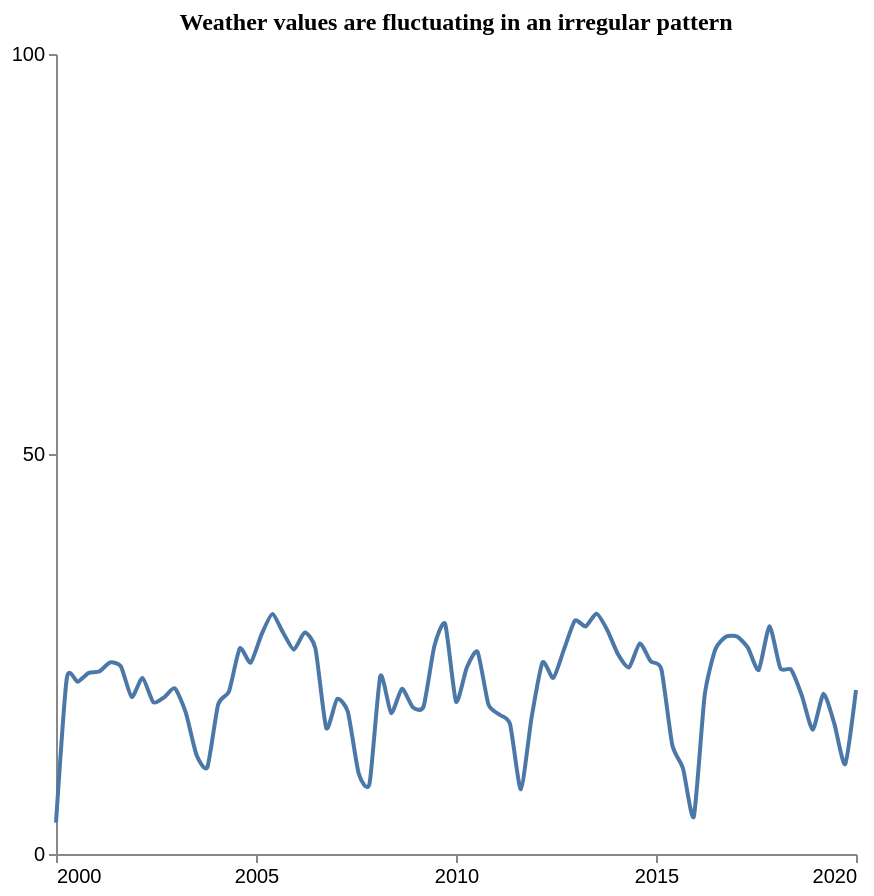

Write the Vega-Lite specification saved for this chart.
### Vega-Lite specification from a JSON file in a GitHub repository (floating-point values rounded to 4 significant figures)
{"$schema": "https://vega.github.io/schema/vega-lite/v5.json", "description": "Pattern: Periodic", "data": {"values": [{"X": 2000.0, "Y": 3.919}, {"X": 2000.0, "Y": 21.98}, {"X": 2001.0, "Y": 21.52}, {"X": 2001.0, "Y": 22.62}, {"X": 2001.0, "Y": 22.81}, {"X": 2001.0, "Y": 23.93}, {"X": 2002.0, "Y": 23.45}, {"X": 2002.0, "Y": 19.63}, {"X": 2002.0, "Y": 22.01}, {"X": 2002.0, "Y": 18.96}, {"X": 2003.0, "Y": 19.59}, {"X": 2003.0, "Y": 20.7}, {"X": 2003.0, "Y": 17.7}, {"X": 2004.0, "Y": 12.37}, {"X": 2004.0, "Y": 10.84}, {"X": 2004.0, "Y": 18.7}, {"X": 2004.0, "Y": 20.32}, {"X": 2005.0, "Y": 25.7}, {"X": 2005.0, "Y": 23.91}, {"X": 2005.0, "Y": 27.39}, {"X": 2005.0, "Y": 29.98}, {"X": 2006.0, "Y": 27.7}, {"X": 2006.0, "Y": 25.54}, {"X": 2006.0, "Y": 27.69}, {"X": 2006.0, "Y": 25.68}, {"X": 2007.0, "Y": 15.74}, {"X": 2007.0, "Y": 19.38}, {"X": 2007.0, "Y": 17.75}, {"X": 2008.0, "Y": 10.06}, {"X": 2008.0, "Y": 8.803}, {"X": 2008.0, "Y": 22.25}, {"X": 2008.0, "Y": 17.62}, {"X": 2009.0, "Y": 20.65}, {"X": 2009.0, "Y": 18.35}, {"X": 2009.0, "Y": 18.44}, {"X": 2009.0, "Y": 26.0}, {"X": 2010.0, "Y": 28.74}, {"X": 2010.0, "Y": 19.06}, {"X": 2010.0, "Y": 23.32}, {"X": 2011.0, "Y": 25.26}, {"X": 2011.0, "Y": 18.7}, {"X": 2011.0, "Y": 17.43}, {"X": 2011.0, "Y": 16.23}, {"X": 2012.0, "Y": 8.096}, {"X": 2012.0, "Y": 17.13}, {"X": 2012.0, "Y": 23.95}, {"X": 2012.0, "Y": 22.02}, {"X": 2013.0, "Y": 25.61}, {"X": 2013.0, "Y": 29.17}, {"X": 2013.0, "Y": 28.44}, {"X": 2014.0, "Y": 30.05}, {"X": 2014.0, "Y": 27.98}, {"X": 2014.0, "Y": 24.93}, {"X": 2014.0, "Y": 23.32}, {"X": 2015.0, "Y": 26.32}, {"X": 2015.0, "Y": 24.1}, {"X": 2015.0, "Y": 23.07}, {"X": 2015.0, "Y": 13.66}, {"X": 2016.0, "Y": 10.68}, {"X": 2016.0, "Y": 4.68}, {"X": 2016.0, "Y": 19.81}, {"X": 2016.0, "Y": 25.62}, {"X": 2017.0, "Y": 27.18}, {"X": 2017.0, "Y": 27.18}, {"X": 2017.0, "Y": 25.8}, {"X": 2018.0, "Y": 23.01}, {"X": 2018.0, "Y": 28.47}, {"X": 2018.0, "Y": 23.23}, {"X": 2018.0, "Y": 23.04}, {"X": 2019.0, "Y": 19.77}, {"X": 2019.0, "Y": 15.54}, {"X": 2019.0, "Y": 20.04}, {"X": 2019.0, "Y": 16.27}, {"X": 2020.0, "Y": 11.23}, {"X": 2020.0, "Y": 20.49}]}, "mark": {"type": "line", "interpolate": "cardinal", "tension": 0.4}, "encoding": {"x": {"field": "X", "type": "quantitative", "title": "", "axis": {"grid": false, "format": "d", "values": [2000, 2005, 2010, 2015, 2020], "tickSize": 4}, "scale": {"domain": [2000, 2020]}}, "y": {"field": "Y", "type": "quantitative", "title": "", "axis": {"grid": false, "format": "d", "values": [0, 50, 100], "tickSize": 4, "tickOpacity": 1}, "scale": {"domain": [0, 100]}}}, "title": {"text": "Weather values are fluctuating in an irregular pattern", "anchor": "middle", "font": "Tahoma", "fontSize": 12}, "config": {"lineBreak": "^", "view": {"stroke": null}}, "height": 400, "width": 400, "autosize": "pad"}
